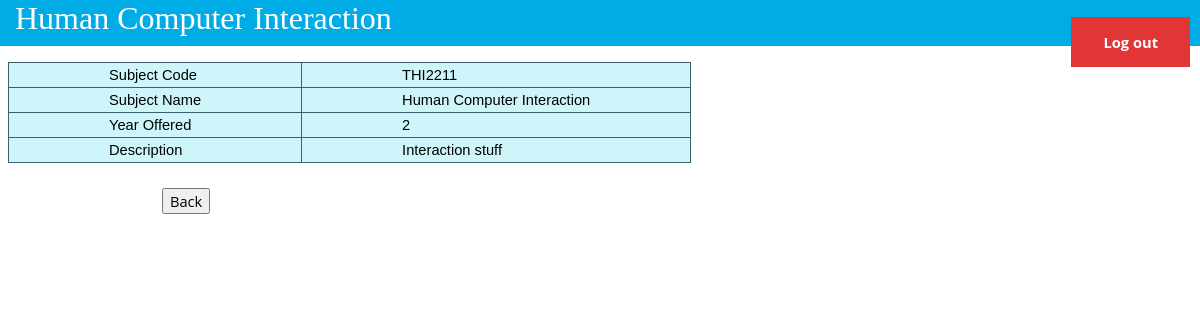
/subject_info.php?subject=THI2211&path=index (signed in), run on the app's committed database.
### tables this page shows
CREATE TABLE `subject` (
  `ID` varchar(7) NOT NULL,
  `Name` varchar(50) NOT NULL,
  `YearOffered` int(1) NOT NULL,
  `Description` varchar(200)
);

### subject_info.php (the view, shortened to what this page needs)
<!DOCTYPE html>
<html>
  <head>
    <link rel="stylesheet" type="text/css" href="beauty.css">
  </head>
  <body>
    <?php
      include './database_conn.php';
      $subject = $_GET['subject'];
      $path = $_GET['path'];
      $sth = $database->prepare("SELECT * FROM subject WHERE ID='$subject' LIMIT 1;");
      $sth->execute();
      $sth->bind_result($SubjectID,$SubjectName,$SubjectYear,$SubjectDesc);
      if ($sth->fetch())
        print("<div class='top'>
                 <h class='title'>$SubjectName</h>
                 <input type='button' class='logout topRight' onclick=window.location='./logout.php' value='Log out'>
              </div>
              <br><br><br>
              <table class='table1'>
                <tr><td>Subject Code</td> <td>$SubjectID</td></tr>
                <tr><td>Subject Name</td> <td>$SubjectName</td></tr>
                <tr><td>Year Offered</td> <td>$SubjectYear</td><tr>
                <tr><td>Description</td> <td>$SubjectDesc</td><tr>
              </table>
              <br>
              <input type='button' value='Back' onclick=window.location='./$path.php'>");
    ?>
  </body>
</html>

### beauty.css (style rules this page uses)
.top { top: 0; left: 0; width: 100%; height: 2.9em; position: fixed; background-color: #00ace6; }
.title { font-family: Tahoma; font-size: 2em; color: #fff; padding: 5px 10px 5px 15px; }
.table1, td, th { border: solid 1px #3a6070; border-collapse: collapse; font-family:Arial,sans-serif; font-size: 11pt; }
.table1 td { padding: 4px 100px; background-color: #cef5f9; }
input[type="button"] { margin-top: 5pt; margin-left: 13%; font-size: 11pt;; font-family: 'Open Sans', sans-serif; }
.logout { background: rgba(226,54,54,1); border: none; color: white; padding: 15px 32px; font-family: Arial; font-size: 16px; font-weight: bold; text-align: center; cursor: pointer; }
.topRight { position: fixed; top: 10px; right: 10px; }

### data on the page
subject: Name "Human Computer Interaction", ID "THI2211", YearOffered "2", Description "Interaction stuff"
